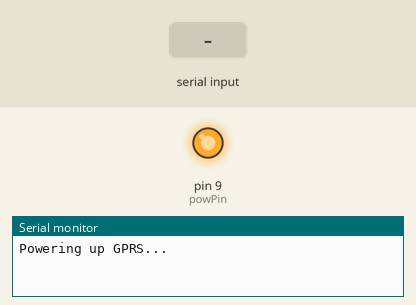
A sketch run on a simulated Arduino Uno, built with avr-gcc and run on an emulated ATmega328P. On the bench: output pins drawn as LEDs (lit = HIGH), the last lines printed to the serial monitor. The test bench sets the inputs (shaded band). The modem accepts every AT command (registered, SIM ready, sends succeed) and sends nothing else.

Above: at 0.2 s.
At 1.9 s:
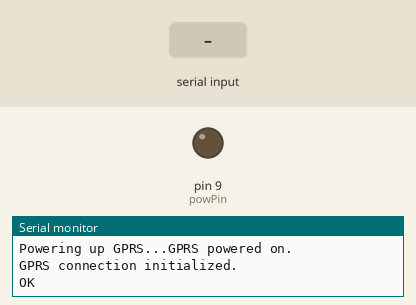
2.0 s: "1" received over the second serial link
Timing chart, 0 to 5.0 s (numbered marks = the images above; inputs shaded):
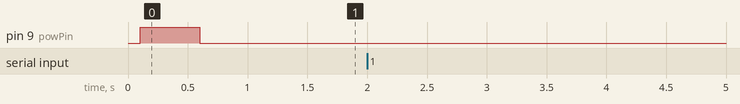

The sketch:

GPRS_DateTime_PrintString_SUCCESSFUL.ino
```cpp
#include <SoftwareSerial.h>

#define rxPin 7
#define txPin 8
#define powPin 9

SoftwareSerial gprsSerial(rxPin, txPin);

const int bufMax = 64;

unsigned char buffer[bufMax];  // buffer array for data recieve over serial port
int count = 0;  // counter for buffer array

String DateTime;

void setup()
{
  // Define necessary pin modes
  pinMode(rxPin, INPUT);
  pinMode(txPin, OUTPUT);
  pinMode(powPin, OUTPUT);

  Serial.begin(19200); // Initiate hardware serial

  // Power up GPRS using software, if necessary
  Serial.print("Powering up GPRS...");
  powerUp();
  Serial.println("GPRS powered on.");
  Serial.println();

  gprsSerial.begin(19200);

  Serial.println("GPRS connection initialized.");
  Serial.println();
}

void loop()
{
  delay(1000);

  String DateTime = "";

  gprsSerial.println("AT+CCLK?");

  if(gprsSerial.available())  // If date is comming from softwareserial port ==> data is comming from gprs shield
  {
    while(gprsSerial.available())  // Read data into char array
    {
      //buffer[count++] = gprsSerial.read();  // Write data into array
      //if(count == bufMax)break;

      char c = gprsSerial.read();

      DateTime += c;
    }
    Serial.print(DateTime);
    //Serial.write(buffer, count);  // If no data, transmission ends and writes buffer to hardware serial port
    //clearBufferArray();  // Call clearBufferArray function to clear the storaged data from the array
    //count = 0;  // Set counter of while loop to zero

    delay(3000);
  }
  //delay (5000);
  //if(Serial.available())  // If data is available on hardwareserial port ==> data is comming from PC or notebook
  //gprsSerial.write(Serial.read());  // Write it to the GPRS shield
}

void powerUp()
{
  digitalWrite(powPin, LOW);
  delay(100);
  digitalWrite(powPin, HIGH);
  delay(500);
  digitalWrite(powPin, LOW);
  delay(100);
}

void clearBufferArray()  // Function to clear buffer array
{
  for (int i = 0; i < count; i++)
  {
    buffer[i] = NULL;  // Clear all index of array with command NULL
  }
}
```
